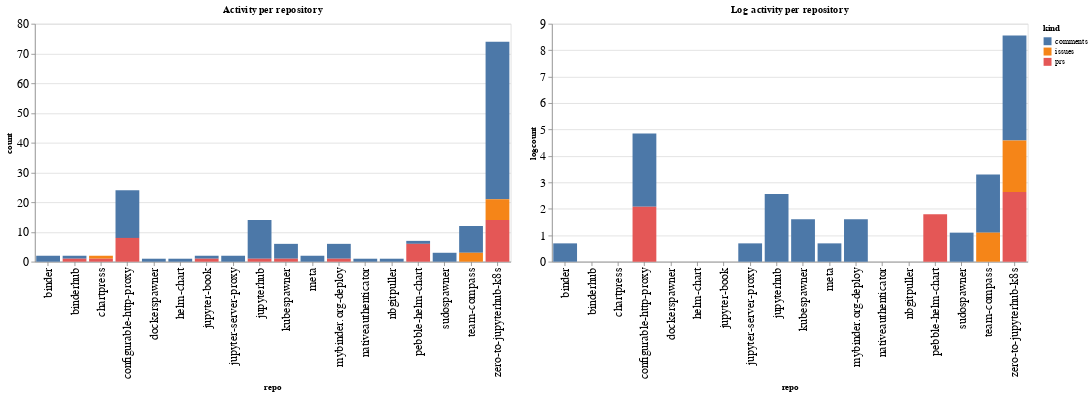

Write notebook code for a chart like this one.
### Code cell
ch1 = alt.Chart(repo_summaries, width=600, title="Activity per repository").mark_bar().encode(
    x='repo',
    y='count',
    color='kind',
    tooltip="kind"
)

ch2 = alt.Chart(repo_summaries, width=600, title="Log activity per repository").mark_bar().encode(
    x='repo',
    y='logcount',
    color='kind',
    tooltip="kind"
)

ch1 | ch2

### Figure 1 — Vega-Lite specification as saved in the notebook (floating-point values rounded to 4 significant figures)
{"config": {"axisLeft": {"labelFontSize": 15}, "axisBottom": {"labelFontSize": 15}}, "hconcat": [{"mark": "bar", "encoding": {"color": {"type": "nominal", "field": "kind"}, "tooltip": {"type": "nominal", "field": "kind"}, "x": {"type": "nominal", "field": "repo"}, "y": {"type": "quantitative", "field": "count"}}, "title": "Activity per repository", "width": 600}, {"mark": "bar", "encoding": {"color": {"type": "nominal", "field": "kind"}, "tooltip": {"type": "nominal", "field": "kind"}, "x": {"type": "nominal", "field": "repo"}, "y": {"type": "quantitative", "field": "logcount"}}, "title": "Log activity per repository", "width": 600}], "data": {"name": "data-392f9bf5519ad3cbf5b96696945b164b"}, "$schema": "https://vega.github.io/schema/vega-lite/v4.8.1.json", "datasets": {"data-392f9bf5519ad3cbf5b96696945b164b": [{"repo": "binder", "kind": "comments", "count": 2, "logcount": 0.6931}, {"repo": "binderhub", "kind": "comments", "count": 1, "logcount": 0.0}, {"repo": "binderhub", "kind": "prs", "count": 1, "logcount": 0.0}, {"repo": "chartpress", "kind": "issues", "count": 1, "logcount": 0.0}, {"repo": "chartpress", "kind": "prs", "count": 1, "logcount": 0.0}, {"repo": "configurable-http-proxy", "kind": "comments", "count": 16, "logcount": 2.773}, {"repo": "configurable-http-proxy", "kind": "prs", "count": 8, "logcount": 2.079}, {"repo": "dockerspawner", "kind": "comments", "count": 1, "logcount": 0.0}, {"repo": "helm-chart", "kind": "comments", "count": 1, "logcount": 0.0}, {"repo": "jupyter-book", "kind": "comments", "count": 1, "logcount": 0.0}, {"repo": "jupyter-book", "kind": "prs", "count": 1, "logcount": 0.0}, {"repo": "jupyter-server-proxy", "kind": "comments", "count": 2, "logcount": 0.6931}, {"repo": "jupyterhub", "kind": "comments", "count": 13, "logcount": 2.565}, {"repo": "jupyterhub", "kind": "prs", "count": 1, "logcount": 0.0}, {"repo": "kubespawner", "kind": "comments", "count": 5, "logcount": 1.609}, {"repo": "kubespawner", "kind": "prs", "count": 1, "logcount": 0.0}, {"repo": "meta", "kind": "comments", "count": 2, "logcount": 0.6931}, {"repo": "mybinder.org-deploy", "kind": "comments", "count": 5, "logcount": 1.609}, {"repo": "mybinder.org-deploy", "kind": "prs", "count": 1, "logcount": 0.0}, {"repo": "nativeauthenticator", "kind": "comments", "count": 1, "logcount": 0.0}, {"repo": "nbgitpuller", "kind": "comments", "count": 1, "logcount": 0.0}, {"repo": "pebble-helm-chart", "kind": "comments", "count": 1, "logcount": 0.0}, {"repo": "pebble-helm-chart", "kind": "prs", "count": 6, "logcount": 1.792}, {"repo": "sudospawner", "kind": "comments", "count": 3, "logcount": 1.099}, {"repo": "team-compass", "kind": "comments", "count": 9, "logcount": 2.197}, {"repo": "team-compass", "kind": "issues", "count": 3, "logcount": 1.099}, {"repo": "zero-to-jupyterhub-k8s", "kind": "comments", "count": 53, "logcount": 3.97}, {"repo": "zero-to-jupyterhub-k8s", "kind": "issues", "count": 7, "logcount": 1.946}, {"repo": "zero-to-jupyterhub-k8s", "kind": "prs", "count": 14, "logcount": 2.639}]}}
